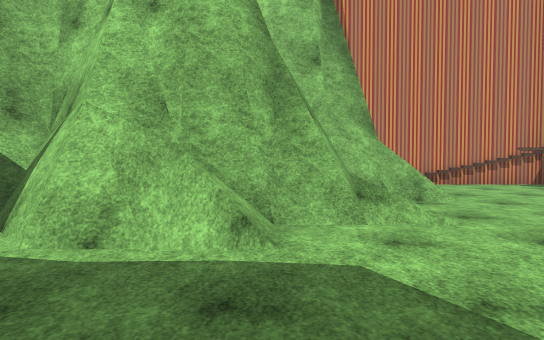
[1] (above)

21 first-person views from a walk through a Unity game level. The camera is 1.4 m above the floor, tilts 2° down and sees 75° across. The floor is counted in squares, 2 m on a side. Each view is taken from the middle of a square. On the plan, view 1 faces up. The plan holds only what a view shows up to about 11 squares ahead; the rest is blank. The place goes on beyond the plan. The player character is not drawn. Some surface patterns are stand-ins.

[2]
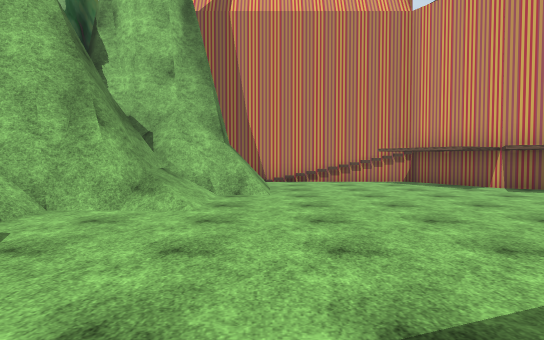

[3]
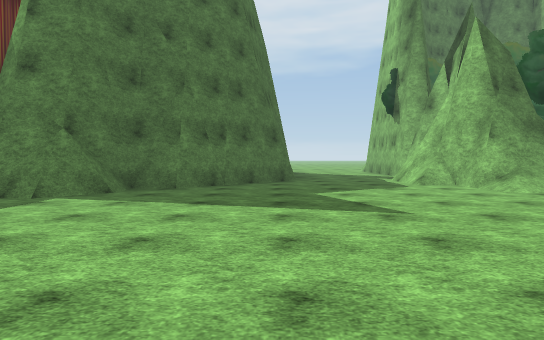

[4]
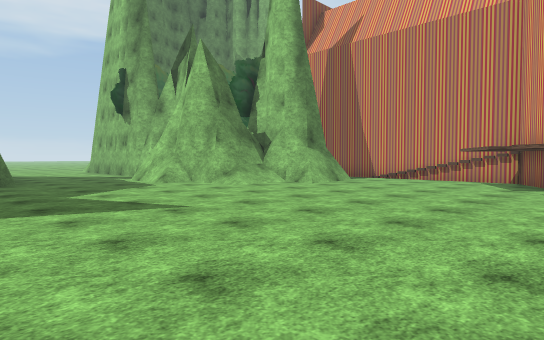

[5]
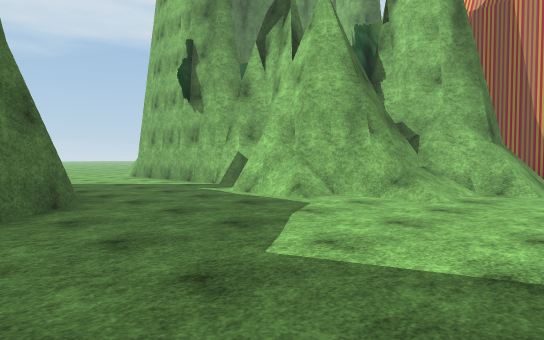

[6]
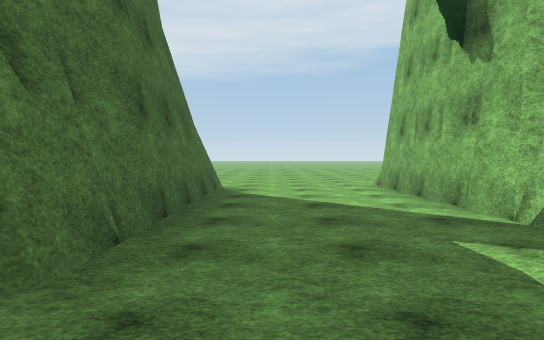

[7]
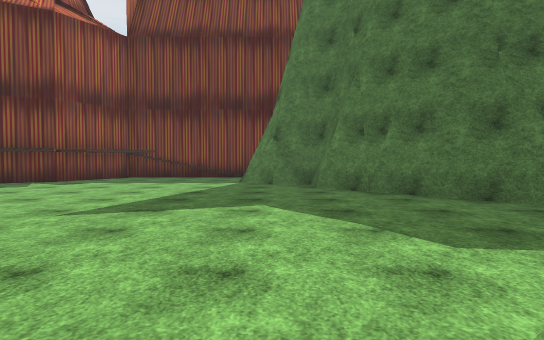

[8]
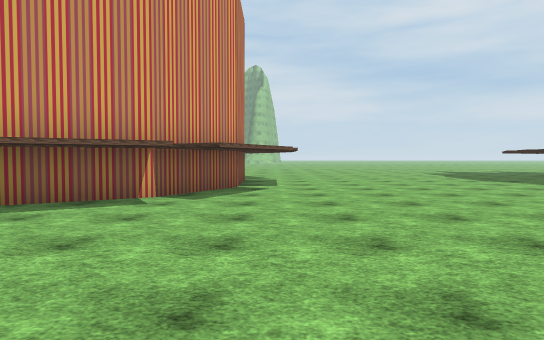

[9]
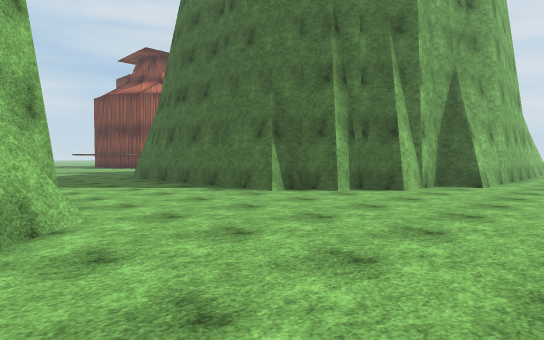

[10]
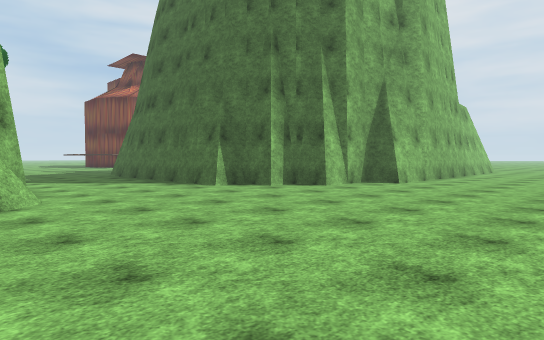

[11]
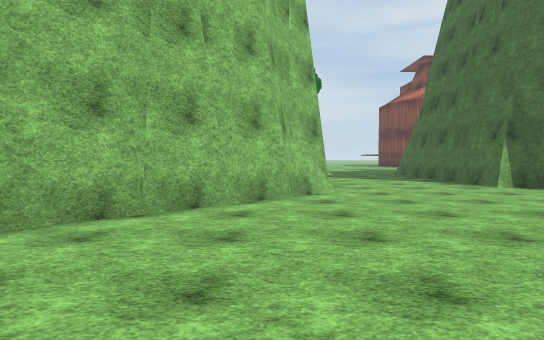

[12]
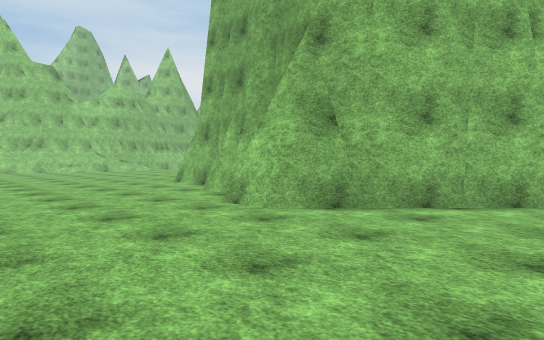

[13]
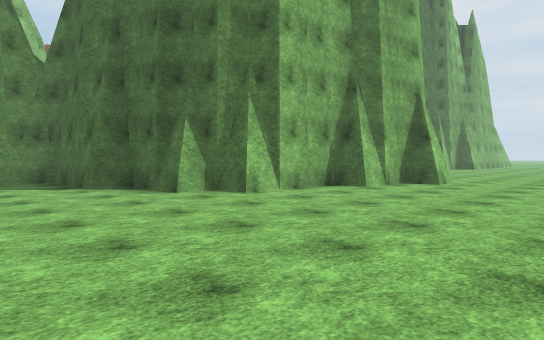

[14]
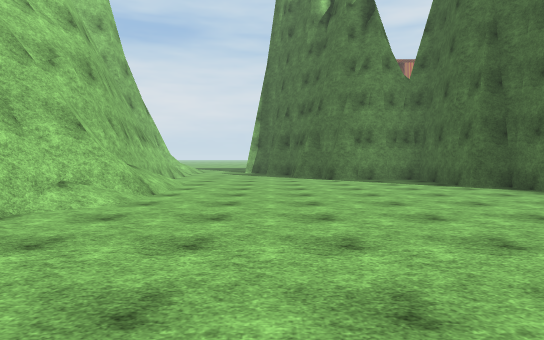

[15]
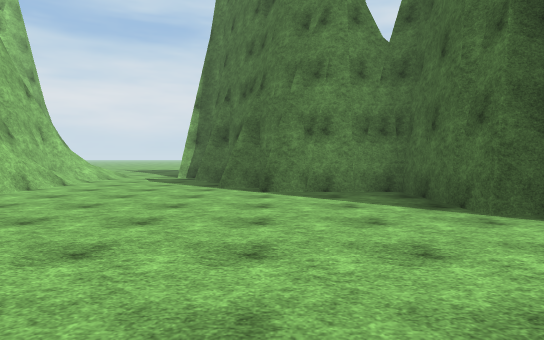

[16]
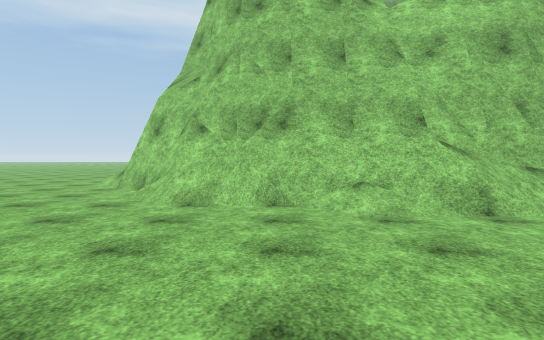

[17]
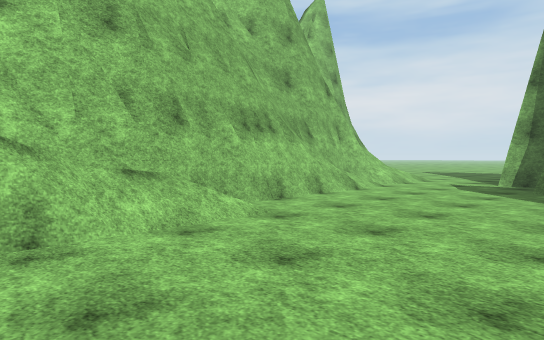

[18]
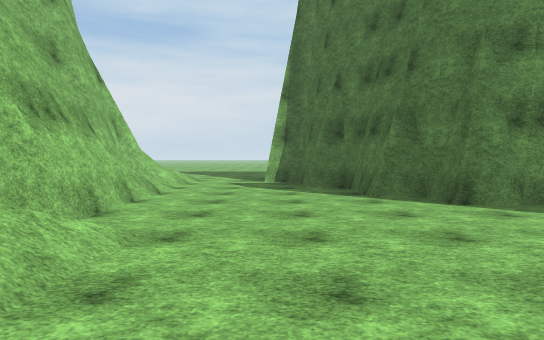

[19]
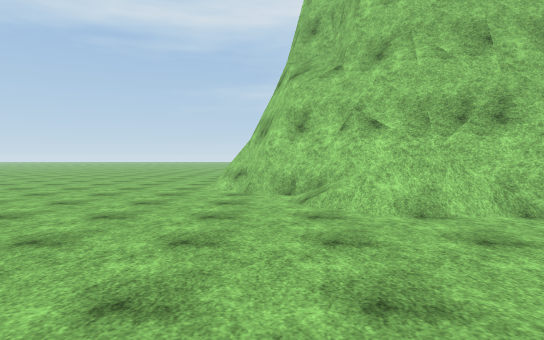

[20]
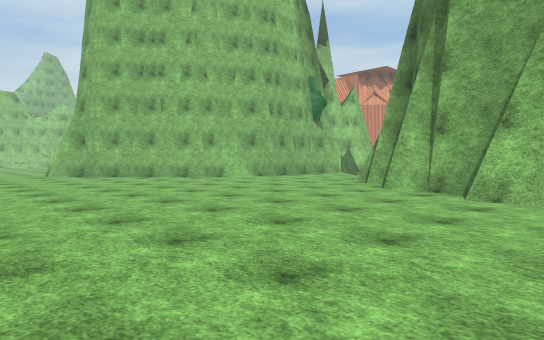

[21]
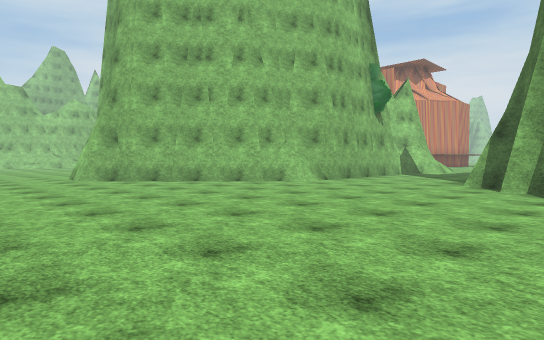

### Floor plan
Key: @ floor where view 1 was taken; # wall or solid block; . floor; / step, stairs or slope; = window, fence, low wall or low ledge.
Columns run from 18 left of view 1 to 9 right of it. Each row starts with its distance up from view 1.
 29 ##
 28 /#
 27 .##
 26 ..###       ##
 25 ../#############=
 24 ....//#///////.....
 23 ...................
 22 ................#
 21 ..............###
 20  ...........###
 19 ............##
 18 ............#
 17 ............#
 16 .........####
 15 .......###
 14  .....##
 13  .....#
 12  .....#
 11  ....##
 10  ....#              ###
  9 ....##              #.#####
  8 ....##              #.....##
  7 .....##            ##=.....#
  6 ......##           ##=......
  5 .......##         ##........
  4  .......############........
  3  ...............#//.........
  2  ...........................
  1 ............................
  0 ..................@.........
 -1 ..........########..........
 -2 ........###      ##.........
 -3 ........#         ##.......
 -4 .......##          #........
 -5 .......#           ##......#
 -6 .......#            ##....##

Where each view was taken, in squares from view 1:
view 1: 0 up, 0 right, facing up
view 2: 1 down, 3 right, facing up
view 3: 1 down, 9 right, facing left
view 4: 2 down, 9 right, facing up-left
view 5: 2 down, 4 right, facing up-left
view 6: 1 up, 0 right, facing left
view 7: 5 up, 2 right, facing down
view 8: 5 up, 2 right, facing right
view 9: 5 up, 14 left, facing down-right
view 10: 5 up, 16 left, facing down-right
view 11: 5 up, 17 left, facing right
view 12: 5 up, 18 left, facing up-right
view 13: 19 up, 18 left, facing down-right
view 14: 21 up, 18 left, facing right
view 15: 19 up, 14 left, facing right
view 16: 19 up, 14 left, facing up
view 17: 20 up, 12 left, facing up-right
view 18: 22 up, 12 left, facing right
view 19: 20 up, 17 left, facing up
view 20: 6 down, 18 left, facing up-right
view 21: 3 down, 18 left, facing up-right
